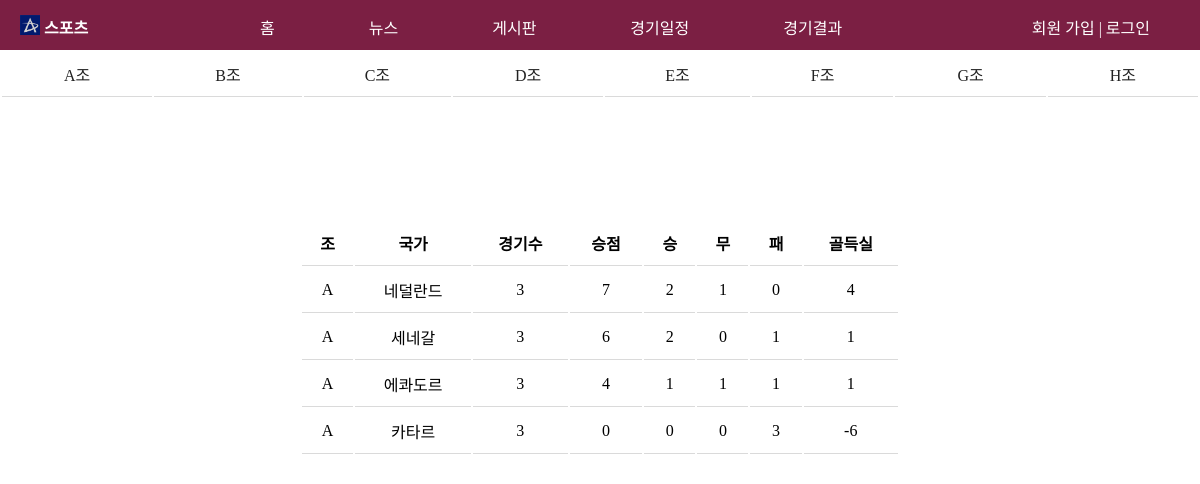
The app's page /result_A.php with its own data.
### tables this page shows
create table country (
	  id  varchar(10) not null
	, name char(20) not null
	, game int
	, point int
  	, win int
  	, draw int
  	, lose int
  	, goal int
  );

### result_A.php (the view, shortened to what this page needs)
<!doctype html>
<html>
  <head>
 <link rel="stylesheet" type="text/css" href="./css/common2.css">
 <link rel="stylesheet" type="text/css" href="./css/result.css">
  </head>
  <body>
    <header>
        <?php include "header.php";?>
    </header>
    <table>
    <tr>
    <td><a href="result_A.php">A조</a></td>
    <td><a href="result_B.php">B조</a></td>
    <td><a href="result_C.php">C조</a></td>
    <td><a href="result_D.php">D조</a></td>
    <td><a href="result_E.php">E조</a></td>
    <td><a href="result_F.php">F조</a></td>
    <td><a href="result_G.php">G조</a></td>
    <td><a href="result_H.php">H조</a></td>
  </tr>
    </table>
         <table class = "down">
        <tr>
          <th>조</th>
          <th>국가</th>
          <th>경기수</th>
          <th>승점</th>
          <th>승</th>
          <th>무</th>
          <th>패</th>
          <th>골득실</th>
        </tr>
        <?php
          $jb_conn = mysqli_connect('localhost', 'root', '', 'worldcup' );
          $jb_sql = "SELECT * FROM country where id = 'A';";
          $jb_result = mysqli_query( $jb_conn, $jb_sql );
          while( $jb_row = mysqli_fetch_array( $jb_result ) ) {
            echo '<tr><td>'
            . $jb_row[ 'id' ]
            . '</td><td>'
            . $jb_row[ 'name' ]
            . '</td><td>'
            . $jb_row[ 'game' ]
            . '</td><td>'
            . $jb_row[ 'point' ]
            . '</td><td>'
            . $jb_row[ 'win' ]
            . '</td><td>'
            . $jb_row[ 'draw' ]
            . '</td><td>'
            . $jb_row[ 'lose' ]
            . '</td><td>'
            . $jb_row[ 'goal' ]
            . '</td></tr>';
         }
        ?>
  </body>
</html>

### css/common2.css (style rules this page uses)
* { padding: 0; margin: 0; }
a { display: inline-block; text-decoration: none; }
a:link { color: #222222; }

### css/result.css (style rules this page uses)
table { width: 100%; }
th { padding: 10px; border-bottom: 1px solid #dadada; }
td { padding: 10px; border-bottom: 1px solid #dadada; text-align : center; }
.down { margin-left: auto; margin-right: auto; margin-top : 10%; width : 50%; background-color : white; }

### records on screen
country: id "A", name "네덜란드", game "3", point "7", win "2", draw "1", lose "0", goal "4"
country: id "A", name "세네갈", game "3", point "6", win "2", draw "0", lose "1", goal "1"
country: id "A", name "에콰도르", game "3", point "4", win "1", draw "1", lose "1", goal "1"
country: id "A", name "카타르", game "3", point "0", win "0", draw "0", lose "3", goal "-6"
